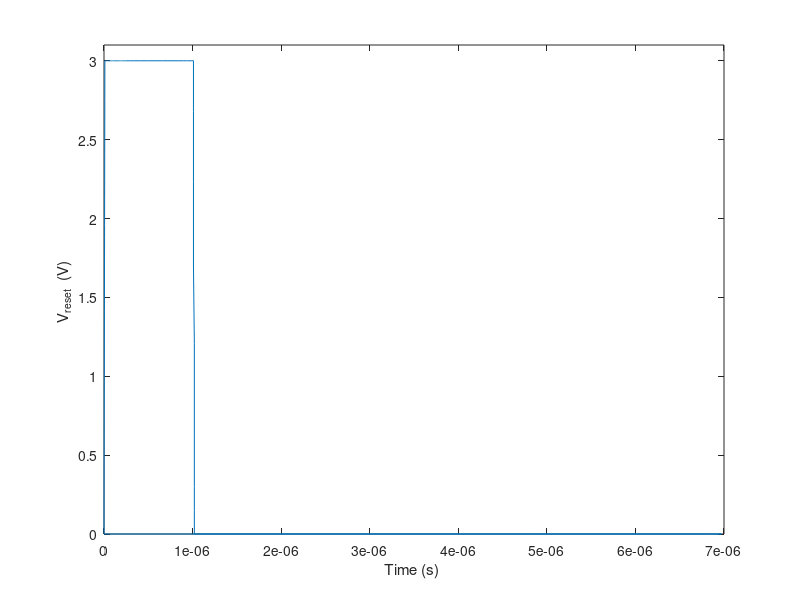

This figure's MATLAB source:
A= csvread('Project3_Vreset_2.csv')
Vreset_x=A(:,1)
Vreset_y=A(:,2)
plot(Vreset_x,Vreset_y);ylim([0 3.1]);ylabel("V_r_e_s_e_t  (V) ");xlabel("Time (s) ")